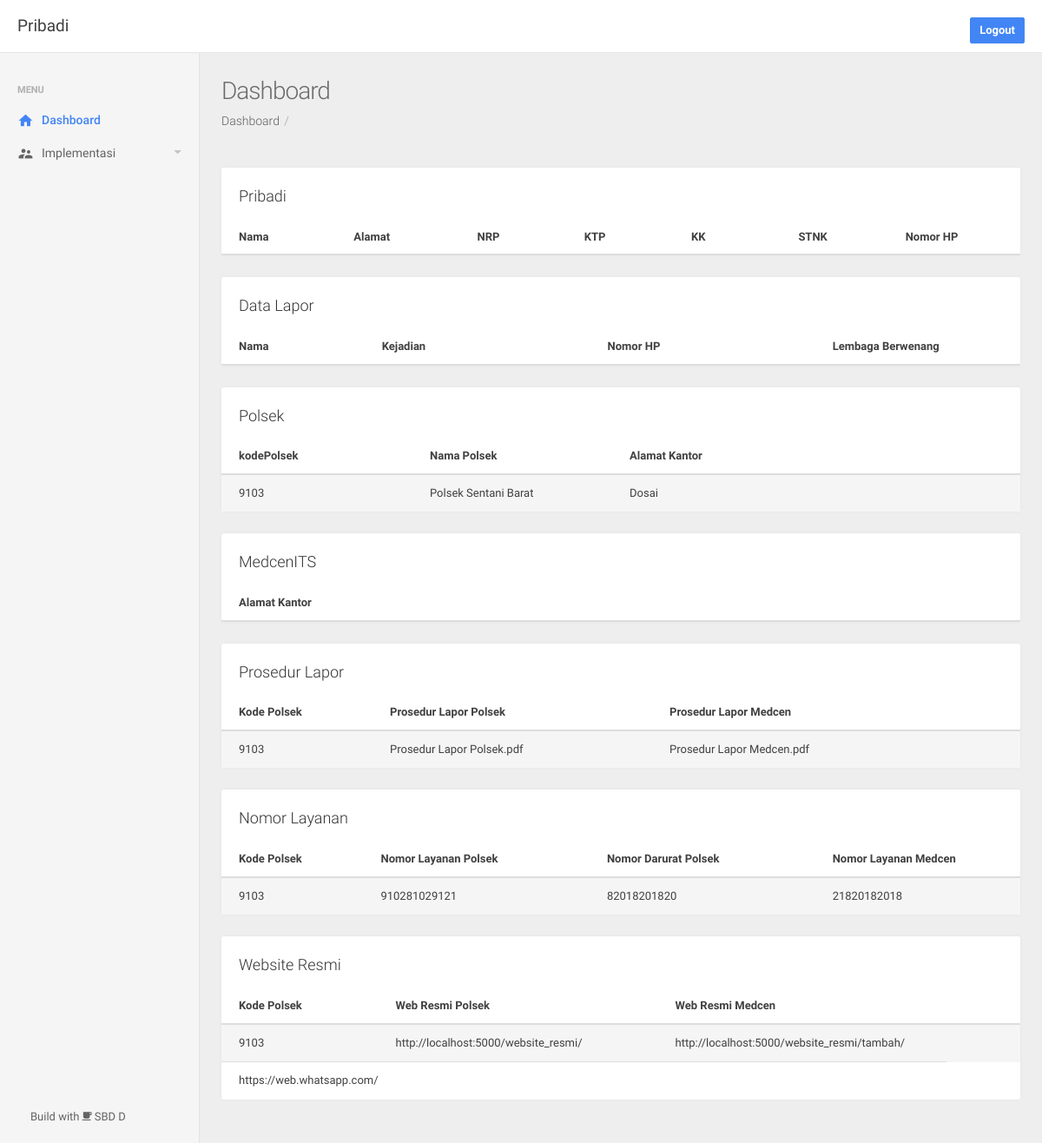
Page /dashboard (signed in) on the earlier database version.
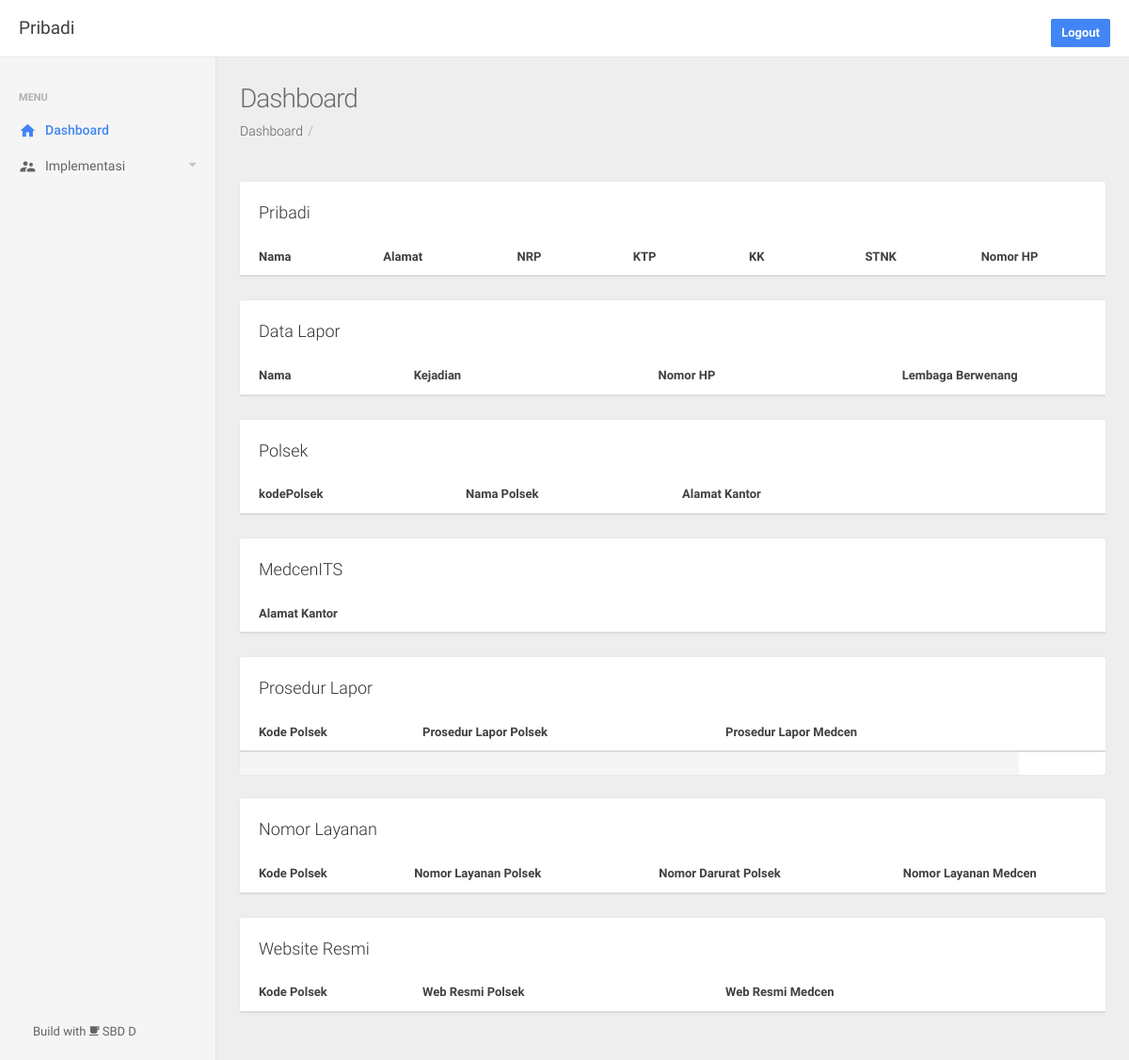
Same page on the later database version.
### app/models.py (models this page shows)
class Polsek(db.Model):
    id = db.Column(db.Integer, primary_key=True)
    kodePolsek = db.Column(db.Integer, unique=False)
    namaPolsek = db.Column(db.String(100))
    alamatKantor = db.Column(db.String(100))

class ProsedurLaporPolsek(db.Model):
    id = db.Column(db.Integer, primary_key=True)
    kodePolsek = db.Column(db.Integer, unique=False)
    ProsedurLaporPolsek = db.Column(db.Text, nullable=True)

class ProsedurLaporMedcen(db.Model):
    id = db.Column(db.Integer, primary_key=True)
    kodePolsek = db.Column(db.Integer, unique=False)
    ProsedurLaporMedcen = db.Column(db.Text, nullable=True)

class NomorLayananPolsek(db.Model):
    id = db.Column(db.Integer, primary_key=True)
    kodePolsek = db.Column(db.Integer, unique=False)
    NomorLayananPolsek = db.Column(db.Integer, nullable=True)
    NomorDaruratPolsek = db.Column(db.Integer, nullable=True)

class NomorLayananMedcen(db.Model):
    id = db.Column(db.Integer, primary_key=True)
    kodePolsek = db.Column(db.Integer, unique=False)
    NomorLayananMedcen = db.Column(db.Integer, nullable=True)

class WebsiteResmiPolsek(db.Model):
    id = db.Column(db.Integer, primary_key=True)
    kodePolsek = db.Column(db.Integer, unique=False)
    WebsiteResmiPolsek = db.Column(db.String(12), nullable=True)

class WebsiteResmiMedcen(db.Model):
    id = db.Column(db.Integer, primary_key=True)
    kodePolsek = db.Column(db.Integer, unique=False)
    WebsiteResmiMedcen = db.Column(db.String(12), nullable=True)

### app/routes.py (the view)
@app.route('/dashboard')
@login_required
def home():
    return render_template('index.html', title='Dashboard', menu='dashboard',
    data=Pribadi.query.all(), data2=Polsek.query.all(), data3=Medcen.query.all(), data4a=ProsedurLaporPolsek.query.all(),
    data4b=ProsedurLaporMedcen.query.all(), data5a=NomorLayananPolsek.query.all(), data5b=NomorLayananMedcen.query.all(),
    data6a=WebsiteResmiPolsek.query.all(),data6b=WebsiteResmiMedcen.query.all(), data7=DataLapor.query.all())

### app/models.py (called while the page is built)
@login_manager.user_loader
def load_user(user_id):
    return User.query.get(int(user_id))

### app/templates/index.html (shortened to what this page needs)
{% extends 'layout.html' %}
{% block content %}
{% include 'snippets/pribadi.html' %}
{% include 'snippets/lapor.html' %}
{% include 'snippets/polsek.html' %}
{% include 'snippets/medcen.html' %}
{% include 'snippets/prosedur.html' %}
{% include 'snippets/layanan.html' %}
{% include 'snippets/webresmi.html' %}
{% endblock content %}

### app/templates/snippets/polsek.html
<div class="row">
    <div class="col-sm-12">
        <div class="panel panel-default panel-table">
            <div class="panel-heading">Polsek&nbsp;&nbsp;&nbsp;
            </div>
            <div class="panel-body">
                <table class="table table-striped table-hover">
                    <thead>
                        <tr>
                            <th style="width:25%;">kodePolsek</th>
                            <th style="width:25%;">Nama Polsek</th>
                            <th style="width:25%;">Alamat Kantor</th>
                            <th></th>
                            <th></th>
                        </tr>
                    </thead>
                    <tbody>
                        {% for row in data2 %}
                          <tr>
                              <td>{{row.kodePolsek}}</td>
                              <td>{{row.namaPolsek}}</td>
                              <td>{{row.alamatKantor}}</td>
                              <td></td>
                              <td></td>
                          </tr>
                        {% endfor %}
                    </tbody>
                </table>
            </div>
        </div>
    </div>
  </div>

### app/templates/snippets/prosedur.html
<div class="row">
    <div class="col-sm-12">
        <div class="panel panel-default panel-table">
            <div class="panel-heading">Prosedur Lapor&nbsp;&nbsp;&nbsp;
            </div>
            <div class="panel-body">
                <table class="table table-striped table-hover">
                    <thead>
                        <tr>
                          <th style="width:20%;">Kode Polsek</th>
                          <th style="width:35%;">Prosedur Lapor Polsek</th>
                          <th style="width:35%;">Prosedur Lapor Medcen</th>
                          <th></th>
                          <th></th>
                        </tr>
                    </thead>
                    <tbody>
                        {% for row in data4a %}
                        <tr>
                            <td>{{row.kodePolsek}}</td>
                            <td>{{row.ProsedurLaporPolsek}}</td>
                        {% endfor %}
                        {% for row1 in data4b %}
                            <td>{{row1.ProsedurLaporMedcen}}</td>
                            <td></td>
                            <td></td>
                        </tr>
                        {% endfor %}
                    </tbody>
                </table>
            </div>
        </div>
    </div>
</div>

### app/templates/snippets/layanan.html
<div class="row">
    <div class="col-sm-12">
        <div class="panel panel-default panel-table">
            <div class="panel-heading">Nomor Layanan&nbsp;&nbsp;&nbsp;
            </div>
            <div class="panel-body">
                <table class="table table-striped table-hover">
                    <thead>
                        <tr>
                          <th style="width:20%;">Kode Polsek</th>
                          <th style="width:30%;">Nomor Layanan Polsek</th>
                          <th style="width:30%;">Nomor Darurat Polsek</th>
                          <th style="width:30%;">Nomor Layanan Medcen</th>
                          <th></th>
                          <th></th>
                        </tr>
                    </thead>
                    <tbody>
                      {% for row in data5a %}
                      <tr>
                        <td>{{row.kodePolsek}}</td>
                        <td>{{row.NomorLayananPolsek}}</td>
                        <td>{{row.NomorDaruratPolsek}}</td>
                      {% endfor %}
                      {% for row1 in data5b %}
                        <td>{{row1.NomorLayananMedcen}}</td>
                        <td></td>
                        <td></td>
                      </tr>
                      {% endfor %}
                    </tbody>
                </table>
            </div>
        </div>
    </div>
  </div>

### app/templates/snippets/webresmi.html
<div class="row">
    <div class="col-sm-12">
        <div class="panel panel-default panel-table">
            <div class="panel-heading">Website Resmi&nbsp;&nbsp;&nbsp;
            </div>
            <div class="panel-body">
                <table class="table table-striped table-hover">
                    <thead>
                        <tr>
                          <th style="width:20%;">Kode Polsek</th>
                          <th style="width:35%;">Web Resmi Polsek</th>
                          <th style="width:35%;">Web Resmi Medcen</th>
                          <th></th>
                          <th></th>
                        </tr>
                    </thead>
                    <tbody>
                        {% for row in data6a %}
                          <tr>
                            <td>{{row.kodePolsek}}</td>
                            <td>{{row.WebsiteResmiPolsek}}</td>
                        {% endfor %}
                        {% for row1 in data6b %}
                            <td>{{row1.WebsiteResmiMedcen}}</td>
                            <td></td>
                            <td></td>
                          </tr>
                        {% endfor %}
                    </tbody>
                </table>
            </div>
        </div>
    </div>
  </div>

Differences in the rows shown:
removed Polsek: kodePolsek "9103", namaPolsek "Polsek Sentani Barat", alamatKantor "Dosai"
removed ProsedurLaporPolsek: kodePolsek "9103", ProsedurLaporPolsek "Prosedur Lapor Polsek.pdf"
removed NomorLayananPolsek: kodePolsek "9103", NomorLayananPolsek "910281029121", NomorDaruratPolsek "82018201820"
removed NomorLayananMedcen: NomorLayananMedcen "21820182018"
removed WebsiteResmiPolsek: kodePolsek "9103", WebsiteResmiPolsek "http://localhost:5000/website_resmi/"
removed WebsiteResmiMedcen: WebsiteResmiMedcen "http://localhost:5000/website_resmi/tambah/"
removed WebsiteResmiMedcen: WebsiteResmiMedcen "https://web.whatsapp.com/"
changed ProsedurLaporMedcen: ProsedurLaporMedcen "Prosedur Lapor Medcen.pdf" → (not shown)
